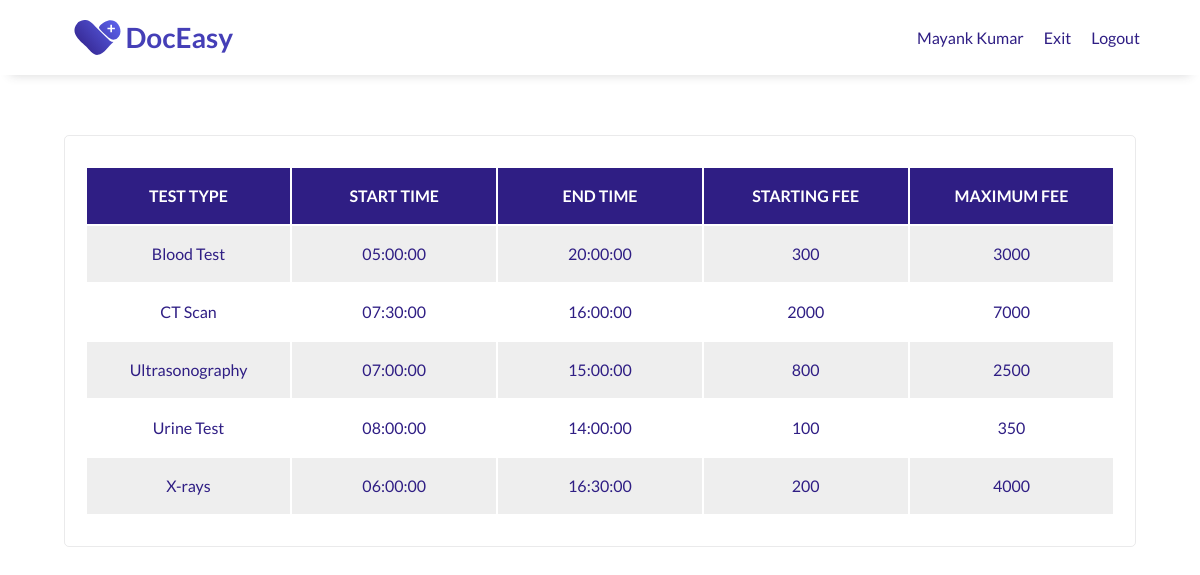
The page /public/historyPage/ClinicAvailableTest.php (signed in) on the database its author committed.
### tables this page shows
CREATE TABLE `management` (
  `m_id` int(2) UNSIGNED NOT NULL,
  `clinic_id` int(4) UNSIGNED DEFAULT NULL,
  `username` varchar(10) NOT NULL,
  `password` int(10) UNSIGNED NOT NULL,
  `full_name` varchar(50) NOT NULL,
  `aadhar_no` bigint(12) UNSIGNED NOT NULL,
  `phn_no` bigint(10) UNSIGNED NOT NULL,
  `Email` varchar(50) NOT NULL
);

CREATE TABLE `test` (
  `t_id` int(4) UNSIGNED NOT NULL,
  `clinic_id` int(4) UNSIGNED DEFAULT NULL,
  `test_type` varchar(50) NOT NULL,
  `start_time` time NOT NULL,
  `end_time` time NOT NULL,
  `minimum_fee` int(4) UNSIGNED NOT NULL,
  `maximum_fee` int(4) UNSIGNED NOT NULL
);

### public/historyPage/ClinicAvailableTest.php (the view, shortened to what this page needs)
<?php
include "../config.php";
if ($_SESSION["loggedIn"]) {
?>
    <!DOCTYPE html>
    <html lang="en">
    <head>
        <link rel="stylesheet" type="text/css" href="/assets/css/userHistory.css" />
    </head>
    <body>
        <?php
        $uname =  $_SESSION["uname"];
        $sql = "SELECT *
                FROM test, clinic, management
                WHERE clinic.id = management.clinic_id AND clinic.id = test.clinic_id AND management.username='$uname'
                ORDER BY test_type";
        $result = $conn->query($sql);
        $row = $result->fetch_assoc();
        if ($row) {
        ?>
            <header id="header">
                <div class="logo">
                    <a href="/index.php">
                        <img class="logo-img" id="header-img" src="/assets/images/doceasy/doceasy-logo.svg" alt="DocEasy logo" />
                    </a>
                </div>
                <nav id="nav-bar">
                    <ul>
                        <li><a class="nav-link" href="#"><?php echo $row["full_name"];  ?></a></li>
                        <li><a class="nav-link" href="/public/dashboard/managementDash.php">Exit</a></li>
                        <li><a class="nav-link" href="/public/logout/managementLogout.php">Logout</a></li>
                    </ul>
                </nav>
            </header>
            <main>
                <section id="table">
                    <div class="container">
                        <div class="card">
                            <table>
                                <tr>
                                    <th>TEST TYPE</th>
                                    <th>START TIME</th>
                                    <th>END TIME</th>
                                    <th>STARTING FEE</th>
                                    <th>MAXIMUM FEE</th>
                                </tr>
                                <?php
                                while ($row = $result->fetch_assoc()) {
                                ?>
                                    <tr>
                                        <td> <?php echo $row["test_type"]; ?> </td>
                                        <td> <?php echo $row["start_time"]; ?> </td>
                                        <td> <?php echo $row["end_time"]; ?> </td>
                                        <td> <?php echo $row["minimum_fee"]; ?> </td>
                                        <td> <?php echo $row["maximum_fee"]; ?> </td>
                                    </tr>
                                <?php }
                                ?>
                            </table>
                        </div>
                    </div>
                </section>
            </main>
    </body>
<?php
        } else {
            echo "No record found";
        }
    } else {
        header("Location: /public/login/ManagementLogin.php");
    }
?>
    </html>

### assets/css/userHistory.css (style rules this page uses)
* { margin: 0; padding: 0; box-sizing: border-box; scroll-behavior: smooth; }
html { font-size: 10px; }
body { font-size: 1.6rem; line-height: 1.5; font-family: "Lato", sans-serif; color: #37383a; }
li { list-style: none; }
a { color: #2f1e84; text-decoration: none; }
img { max-width: 100%; height: auto; display: block; }
.logo-img { width: 100%; max-width: 200px; }
.container { display: flex; flex-direction: row; justify-content: center; }
.card { display: flex; flex-direction: column; align-items: ce3nter; text-align: center; width: calc(100% / 1.1); margin: 1.5rem; padding: 3rem 2rem 3rem 2rem; border: 1px solid rgba(55, 56, 58, 0.1); border-radius: 5px; }
header { padding: 0 5rem; width: 100%; position: fixed; top: 0; min-height: 75px; display: flex; justify-content: space-between; align-items: center; background-color: #fff; box-shadow: 0 1rem 1rem -1rem rgba(55, 56, 58, 0.2); }
nav { font-weight: 400; }
nav>ul { display: flex; flex-direction: row; justify-content: space-around; }
nav li { padding: 0px 10px 0px 10px; }
#table { padding: 12rem 1rem; text-align: center; color: #2f1e84; }
td { text-align: center; width: 12em; padding: 1em; }
th { text-align: center; padding: 1em; background-color: #2f1e84; color: white; }
tr { height: 1em; }
table tr:nth-child(even) { background-color: #eee; }
table tr:nth-child(odd) { background-color: #fff; }

### rows shown on the page
management: full_name "Mayank Kumar"
test: test_type "Blood Test", start_time "05:00:00", end_time "20:00:00", minimum_fee "300", maximum_fee "3000"
test: test_type "CT Scan", start_time "07:30:00", end_time "16:00:00", minimum_fee "2000", maximum_fee "7000"
test: test_type "Ultrasonography", start_time "07:00:00", end_time "15:00:00", minimum_fee "800", maximum_fee "2500"
test: test_type "Urine Test", start_time "08:00:00", end_time "14:00:00", minimum_fee "100", maximum_fee "350"
test: test_type "X-rays", start_time "06:00:00", end_time "16:30:00", minimum_fee "200", maximum_fee "4000"
